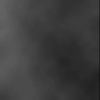
Frame 1 (no input)
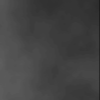
Frame 60 (no input)
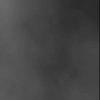
Frame 120 (the mouse pressed at the canvas centre since frame 60)

The p5.js sketch that drew these frames (run headless with seeded random() and noise() and a simulated clock; from frame 60 on, the mouse is pressed at the canvas centre):

// p5.js sketch
// ── sketch.js
function setup() {
    createCanvas(100, 100);
    background(0);
}

function draw() {
    background(0);
    noiseDetail(7);
    noiseGrid();
}


function noiseGrid() {
    // Give each pixel a random color
    for (var x=0; x<width; x++) {
        for (var y=0; y<innerHeight; y++) {
            var n = noise(x/100,y/100, frameCount/50); //A step of 1 is huge for the noise function so we divide by 100
            var c = map(n,0,1,0,255)
            stroke(c);
            point(x,y);
        }  

    }
}
